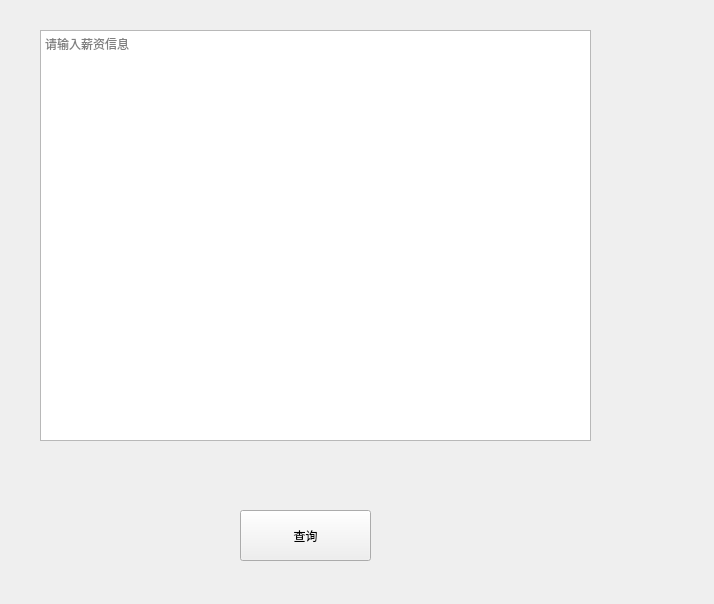
<?xml version="1.0" encoding="UTF-8"?>
<ui version="4.0">
 <class>Form</class>
 <widget class="QWidget" name="Form">
  <property name="geometry">
   <rect>
    <x>0</x>
    <y>0</y>
    <width>714</width>
    <height>604</height>
   </rect>
  </property>
  <property name="windowTitle">
   <string>薪资统计</string>
  </property>
  <widget class="QPlainTextEdit" name="TextEdit">
   <property name="geometry">
    <rect>
     <x>40</x>
     <y>30</y>
     <width>551</width>
     <height>411</height>
    </rect>
   </property>
   <property name="placeholderText">
    <string>请输入薪资信息</string>
   </property>
  </widget>
  <widget class="QPushButton" name="button">
   <property name="geometry">
    <rect>
     <x>240</x>
     <y>510</y>
     <width>131</width>
     <height>51</height>
    </rect>
   </property>
   <property name="text">
    <string>查询</string>
   </property>
  </widget>
 </widget>
 <resources/>
 <connections/>
</ui>
